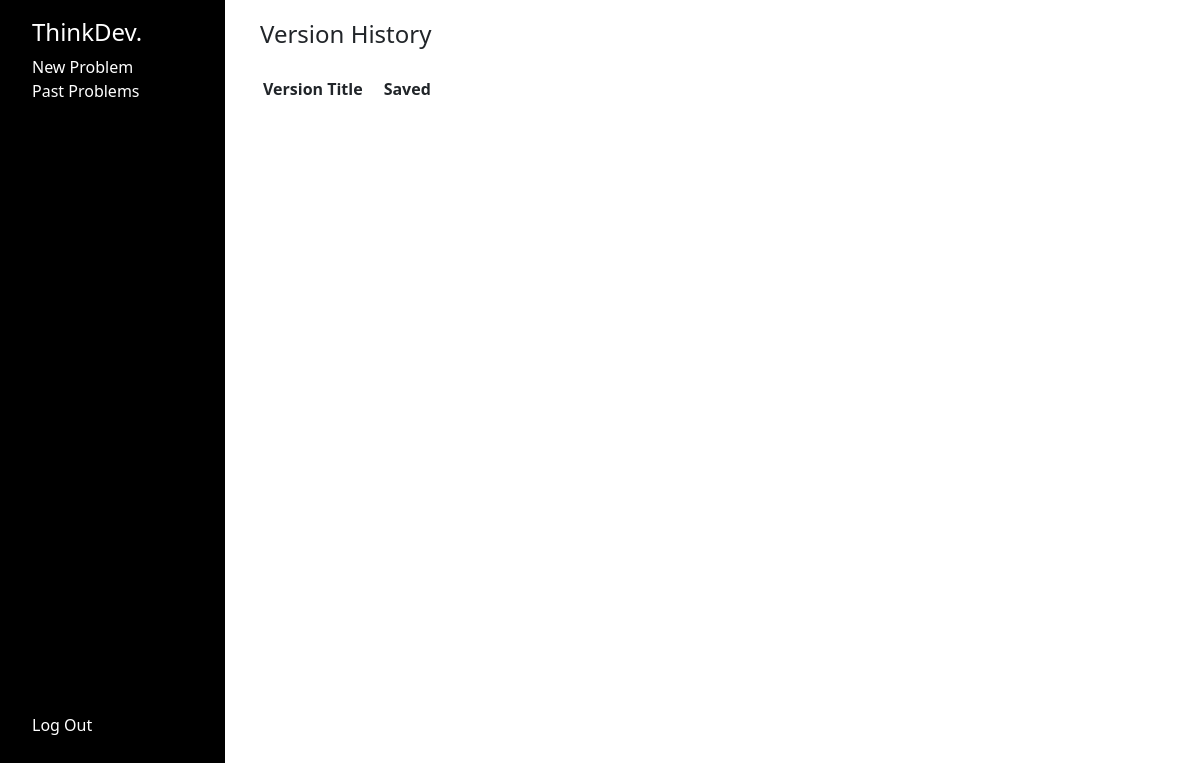
Before: /problemlog/versions/57 (signed in) with the older database file.
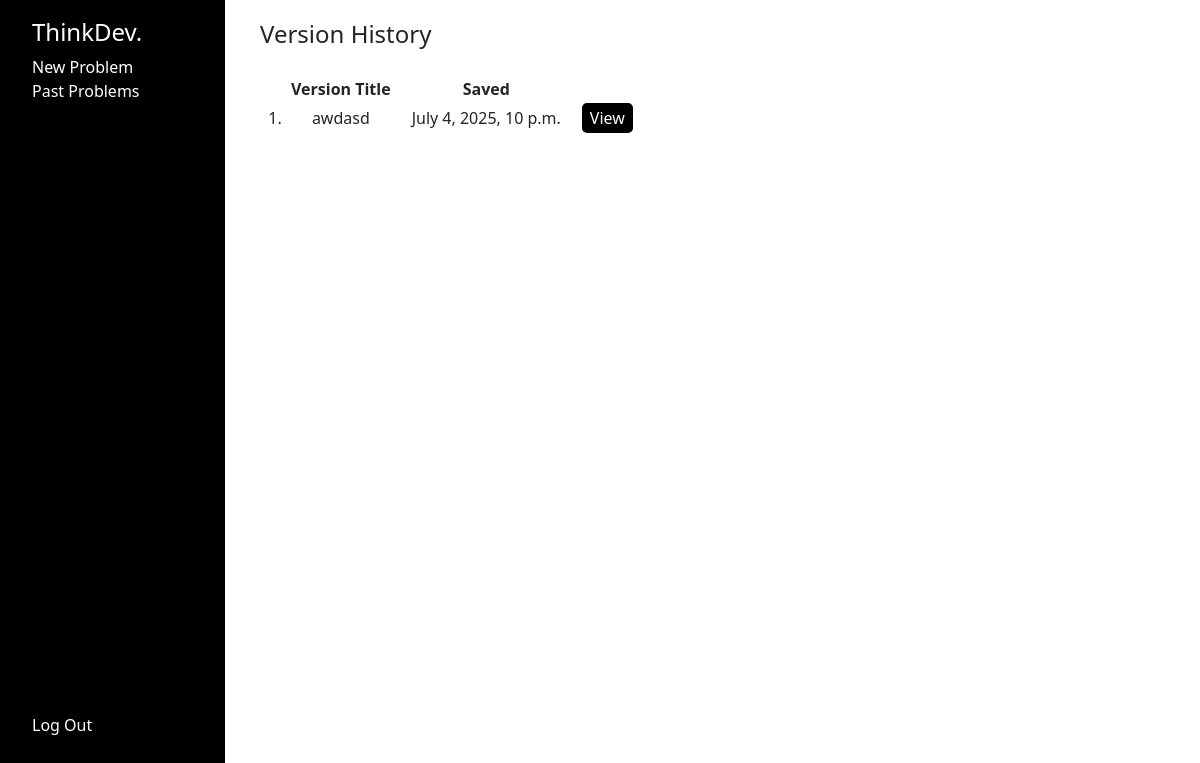
After: the same page with the newer database file.
### problemlog/models.py (models this page shows)
class ProblemVersions(models.Model):
    problem_id = models.ForeignKey(Problems, on_delete=models.CASCADE)
    username = models.CharField(max_length=255)
    version_number = models.IntegerField(default=1)
    problem_title = models.CharField(max_length=10000)
    problem_description = models.CharField(max_length=10000)
    problem_summary = models.CharField(max_length=10000)
    pseudo_code = models.CharField(max_length=10000)
    source_code = models.CharField(max_length=10000)
    solved = models.CharField(max_length=50)
    submit_time = models.DateTimeField(auto_now_add=True)

### problemlog/views.py (the view)
# urls.py: path("problemlog/versions/<int:id_entry>", views.problem_versions, name="problem_versions"),
@login_required
def problem_versions(request, id_entry):
    versions =  ProblemVersions.objects.filter(problem_id = id_entry, username = request.user.username)
    return render(request, "versions.html", {
        "versions": versions
    })

### problemlog/templates/versions.html (shortened to what this page needs)
{% extends "layout.html" %}
{% block body %}
    <h4>Version History</h4>
    <table>
        <tr>
            <td>
            </td>
            <td class="log_table_cell">
                <b>Version Title</b>
            </td>
            <td class="log_table_cell">
                <b>Saved</b>
            </td>
        </tr>
        {% for version in versions %}
        <tr style="text-align: center;">
            <td style="width: 30px;">
                {{forloop.counter}}.
            </td>
            <td style="padding-right: 20px;">
                {{ version.problem_title }}
            </td>
            <td style="padding-right: 20px;">
                {{ version.submit_time }}
            </td>
            <form action="{% url 'versions_view' id_entry=version.id %}" method = "POST">
                <td style="padding-right: 20px;">
                    <input style="border-radius: 5px; background-color:black; color: white; border: 2px solid black;" name="view_button" type="submit" value="View">
                </td>
            </form>
        </tr>
        {% endfor %}
    </table>
{% endblock %}

Changed rows visible on the page:
added ProblemVersions: problem_title "awdasd", submit_time "July 4, 2025, 10 p.m."
